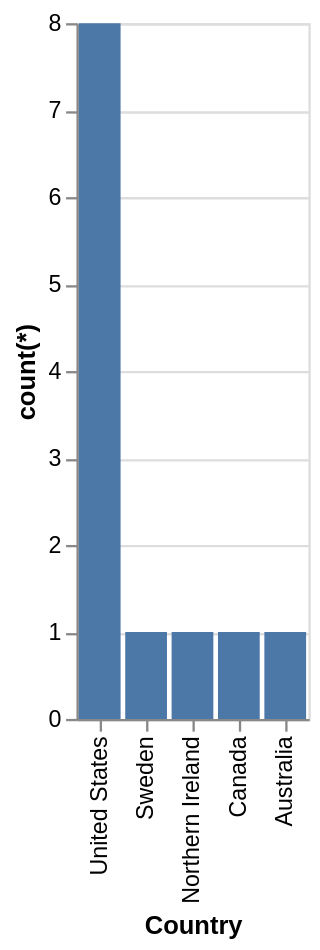

Source (Vega-Lite JSON):
### Vega-Lite specification from a JSON file in a GitHub repository (floating-point values rounded to 4 significant figures)
{"data": {"values": [{"x_data": "United States", "y_data": 8}, {"x_data": "Sweden", "y_data": 1}, {"x_data": "Northern Ireland", "y_data": 1}, {"x_data": "Canada", "y_data": 1}, {"x_data": "Australia", "y_data": 1}]}, "mark": "bar", "encoding": {"x": {"field": "x_data", "type": "nominal", "title": "Country", "sort": "descending"}, "y": {"field": "y_data", "type": "quantitative", "title": "count(*)"}}}
